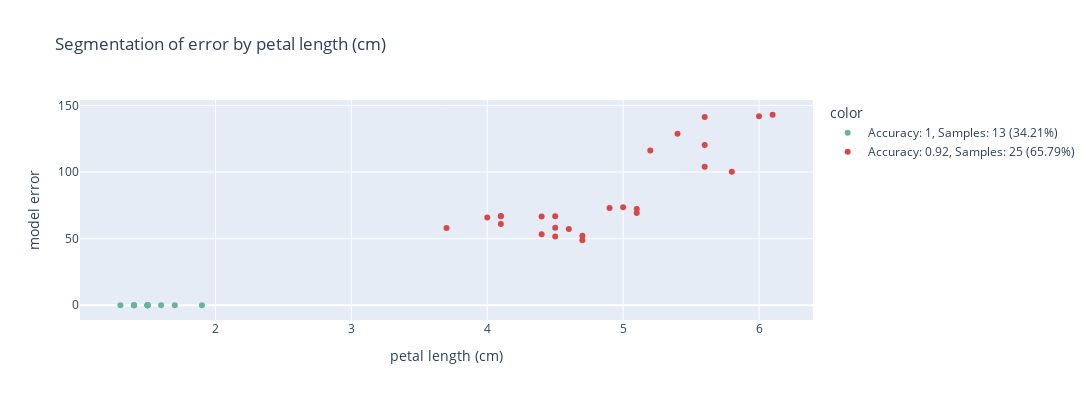
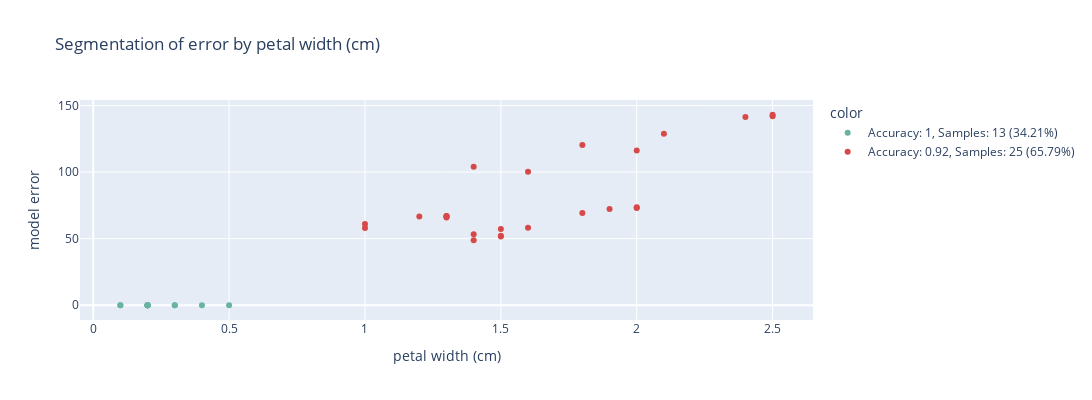

Notebook code cell kept with these figures, in order:
### Code cell
res

### Figure 1 — Plotly figure (JSON) as saved in the notebook; plotly's stock layout.template omitted (floating-point values rounded to 4 significant figures)
{"data": [{"hovertemplate": "color=Accuracy: 1, Samples: 13 (34.21%)<br>petal length (cm)=%{x}<br>model error=%{y}<extra></extra>", "legendgroup": "Accuracy: 1, Samples: 13 (34.21%)", "marker": {"color": "#69b3a2", "symbol": "circle"}, "mode": "markers", "name": "Accuracy: 1, Samples: 13 (34.21%)", "orientation": "v", "showlegend": true, "type": "scatter", "x": [1.5, 1.6, 1.7, 1.5, 1.5, 1.5, 1.5, 1.9, 1.4, 1.4, 1.5, 1.3, 1.4], "xaxis": "x", "y": [0, 0, 0, 0, 0, 0, 0, 0, 0, 0, 0, 0, 0], "yaxis": "y"}, {"hovertemplate": "color=Accuracy: 0.92, Samples: 25 (65.79%)<br>petal length (cm)=%{x}<br>model error=%{y}<extra></extra>", "legendgroup": "Accuracy: 0.92, Samples: 25 (65.79%)", "marker": {"color": "#d74949", "symbol": "circle"}, "mode": "markers", "name": "Accuracy: 0.92, Samples: 25 (65.79%)", "orientation": "v", "showlegend": true, "type": "scatter", "x": [4, 4.1, 4.6, 4.7, 4.1, 5.8, 5.6, 5.4, 4.5, 4.7, 5, 4.4, 4.5, 5.6, 5.1, 3.7, 5.6, 5.1, 4.1, 6, 5.2, 6.1, 4.9, 4.4, 4.5], "xaxis": "x", "y": [65.84, 61.07, 57.22, 48.73, 66.96, 100.2, 103.9, 128.8, 66.78, 52.14, 73.6, 53.29, 58.2, 141.4, 72.34, 58.01, 120.4, 69.23, 66.81, 142.0, 116.1, 143.0, 73.0, 66.54, 51.54], "yaxis": "y"}], "layout": {"height": 400, "legend": {"title": {"text": "color"}, "tracegroupgap": 0}, "title": {"text": "Segmentation of error by petal length (cm)"}, "width": 1200, "xaxis": {"anchor": "y", "autorange": true, "domain": [0, 1], "range": [1.006, 6.394], "title": {"text": "petal length (cm)"}, "type": "linear"}, "yaxis": {"anchor": "x", "autorange": true, "domain": [0, 1], "range": [-11.07, 154.1], "title": {"text": "model error"}, "type": "linear"}}}

### Figure 2 — Plotly figure (JSON) as saved in the notebook; plotly's stock layout.template omitted (floating-point values rounded to 4 significant figures)
{"data": [{"hovertemplate": "color=Accuracy: 1, Samples: 13 (34.21%)<br>petal width (cm)=%{x}<br>model error=%{y}<extra></extra>", "legendgroup": "Accuracy: 1, Samples: 13 (34.21%)", "marker": {"color": "#69b3a2", "symbol": "circle"}, "mode": "markers", "name": "Accuracy: 1, Samples: 13 (34.21%)", "orientation": "v", "showlegend": true, "type": "scatter", "x": [0.3, 0.2, 0.5, 0.2, 0.2, 0.2, 0.4, 0.2, 0.1, 0.2, 0.1, 0.2, 0.3], "xaxis": "x", "y": [0, 0, 0, 0, 0, 0, 0, 0, 0, 0, 0, 0, 0], "yaxis": "y"}, {"hovertemplate": "color=Accuracy: 0.92, Samples: 25 (65.79%)<br>petal width (cm)=%{x}<br>model error=%{y}<extra></extra>", "legendgroup": "Accuracy: 0.92, Samples: 25 (65.79%)", "marker": {"color": "#d74949", "symbol": "circle"}, "mode": "markers", "name": "Accuracy: 0.92, Samples: 25 (65.79%)", "orientation": "v", "showlegend": true, "type": "scatter", "x": [1.3, 1, 1.5, 1.4, 1.3, 1.6, 1.4, 2.1, 1.3, 1.5, 2, 1.4, 1.6, 2.4, 1.9, 1, 1.8, 1.8, 1.3, 2.5, 2, 2.5, 2, 1.2, 1.5], "xaxis": "x", "y": [65.84, 61.07, 57.22, 48.73, 66.96, 100.2, 103.9, 128.8, 66.78, 52.14, 73.6, 53.29, 58.2, 141.4, 72.34, 58.01, 120.4, 69.23, 66.81, 142.0, 116.1, 143.0, 73.0, 66.54, 51.54], "yaxis": "y"}], "layout": {"height": 400, "legend": {"title": {"text": "color"}, "tracegroupgap": 0}, "title": {"text": "Segmentation of error by petal width (cm)"}, "width": 1200, "xaxis": {"anchor": "y", "autorange": true, "domain": [0, 1], "range": [-0.04723, 2.647], "title": {"text": "petal width (cm)"}, "type": "linear"}, "yaxis": {"anchor": "x", "autorange": true, "domain": [0, 1], "range": [-11.07, 154.1], "title": {"text": "model error"}, "type": "linear"}}}
